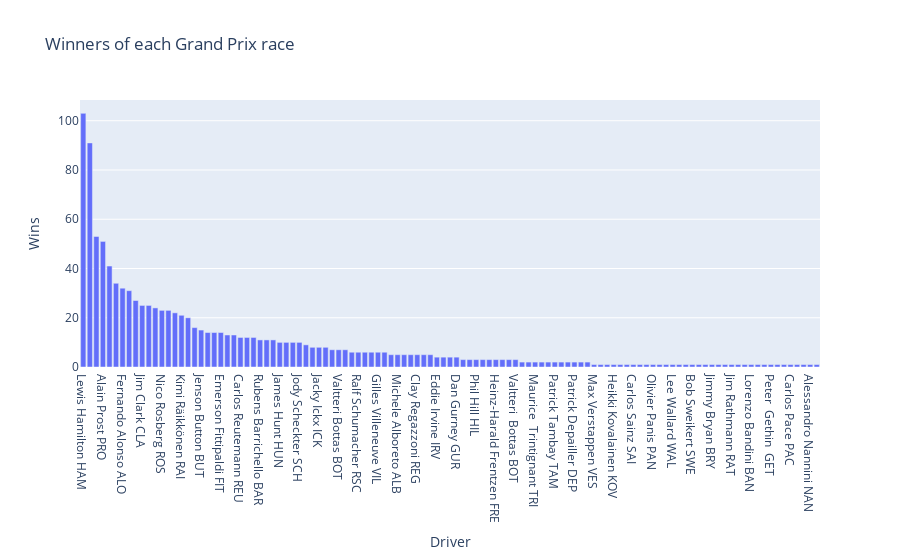

Notebook source saved alongside this figure:
### Code cell
winners_in_race = race_details['Winner'].value_counts()
fig = px.bar(winners_in_race, x=winners_in_race.index, y=winners_in_race.values,
             labels={'x': 'Driver', 'y': 'Wins'},
             title='Winners of each Grand Prix race')
fig.update_layout(
    hovermode='x',
    xaxis=dict(title='Driver'),
    yaxis=dict(title='Wins')
)

fig.show()

### Figure 1 — Plotly figure (JSON) as saved in the notebook; plotly's stock layout.template omitted (floating-point values rounded to 4 significant figures)
{"data": [{"alignmentgroup": "True", "hovertemplate": "index=%{x}<br>Wins=%{y}<extra></extra>", "legendgroup": "", "marker": {"color": "#636efa", "pattern": {"shape": ""}}, "name": "", "offsetgroup": "", "orientation": "v", "showlegend": false, "textposition": "auto", "type": "bar", "x": ["Lewis Hamilton HAM", "Michael Schumacher MSC", "Sebastian Vettel VET", "Alain Prost PRO", "Ayrton Senna SEN", "Max Verstappen VER", "Fernando Alonso ALO", "Nigel Mansell MAN", "Jackie Stewart STE", "Jim Clark CLA", "Niki Lauda LAU", "Juan Manuel Fangio FAN", "Nico Rosberg ROS", "Nelson Piquet PIQ", "Damon Hill HIL", "Kimi Räikkönen RAI", "Mika Hakkinen HAK", "Stirling Moss MOS", "Jenson Button BUT", "Graham Hill HIL", "Jack Brabham BRA", "Emerson Fittipaldi FIT", "David Coulthard COU", "Alberto Ascari ASC", "Carlos Reutemann REU", "Alan  Jones JON", "Mario Andretti AND", "Rubens Barrichello BAR", "Felipe Massa MAS", "Jacques Villeneuve VIL", "James Hunt HUN", "Ronnie Peterson PET", "Gerhard Berger BER", "Jody Scheckter SCH", "Mark Webber WEB", "Denny Hulme HUL", "Jacky Ickx ICK", "Daniel Ricciardo RIC", "Rene Arnoux ARN", "Valtteri Bottas BOT", "Juan Pablo Montoya MOY", "Riccardo Patrese PAT", "Ralf Schumacher RSC", "Jacques Laffite LAF", "Jochen Rindt RIN", "Gilles Villeneuve VIL", "John Surtees SUR", "Keke Rosberg ROS", "Michele Alboreto ALB", "John Watson WAT", "Nino Farina FAR", "Clay Regazzoni REG", "Charles Leclerc LEC", "Tony Brooks BRO", "Eddie Irvine IRV", "Sergio Perez PER", "Bruce McLaren MCL", "Dan Gurney GUR", "Johnny Herbert HER", "Mike Hawthorn HAW", "Phil Hill HIL", "Didier Pironi PIR", "Thierry Boutsen BOU", "Heinz-Harald Frentzen FRE", "Giancarlo Fisichella FIS", "Peter Collins COL", "Valtteri  Bottas BOT", "Bill  Vukovich  VUK", "Jose Froilan Gonzalez GON", "Maurice  Trintignant TRI", "Elio de Angelis DEA", "Peter   Revson REV", "Patrick Tambay TAM", "Wolfgang von Trips VON", "Jean-Pierre Jabouille JAB", "Patrick Depailler DEP", "Pedro Rodriguez ROD", "Jo Siffert SIF", "Max Verstappen VES", "Pastor Maldonado MAL", "Pierre Gasly GAS", "Heikki Kovalainen KOV", "Robert Kubica KUB", "Esteban Ocon OCO", "Carlos Sainz SAI", "Jarno Trulli TRU", "Gunnar Nilsson NIL", "Olivier Panis PAN", "Jean Alesi ALE", "Johnnie  Parsons PAR", "Lee Wallard WAL", "Piero  Taruffi TAR", "Troy Ruttman RUT", "Bob Sweikert SWE", "Pat Flaherty FLA", "Sam Hanks HAN", "Jimmy Bryan BRY", "Rodger Ward WAR", "Jo Bonnier BON", "Jim Rathmann RAT", "Giancarlo Baghetti BAG", "Innes Ireland IRE", "Lorenzo Bandini BAN", "Richie Ginther GIN", "Ludovico Scarfiotti SCA", "Peter  Gethin  GET", "Francois  Cevert  CEV", "Jean-Pierre Beltoise BEL", "Carlos Pace PAC", "Jochen Mass MAS", "Vittorio Brambilla BRA", "Alessandro Nannini NAN", "George Russell RUS"], "xaxis": "x", "y": [103, 91, 53, 51, 41, 34, 32, 31, 27, 25, 25, 24, 23, 23, 22, 21, 20, 16, 15, 14, 14, 14, 13, 13, 12, 12, 12, 11, 11, 11, 10, 10, 10, 10, 9, 8, 8, 8, 7, 7, 7, 6, 6, 6, 6, 6, 6, 5, 5, 5, 5, 5, 5, 5, 4, 4, 4, 4, 3, 3, 3, 3, 3, 3, 3, 3, 3, 2, 2, 2, 2, 2, 2, 2, 2, 2, 2, 2, 1, 1, 1, 1, 1, 1, 1, 1, 1, 1, 1, 1, 1, 1, 1, 1, 1, 1, 1, 1, 1, 1, 1, 1, 1, 1, 1, 1, 1, 1, 1, 1, 1, 1, 1], "yaxis": "y"}], "layout": {"barmode": "relative", "hovermode": "x", "legend": {"tracegroupgap": 0}, "title": {"text": "Winners of each Grand Prix race"}, "xaxis": {"anchor": "y", "domain": [0, 1], "title": {"text": "Driver"}}, "yaxis": {"anchor": "x", "domain": [0, 1], "title": {"text": "Wins"}}}}
